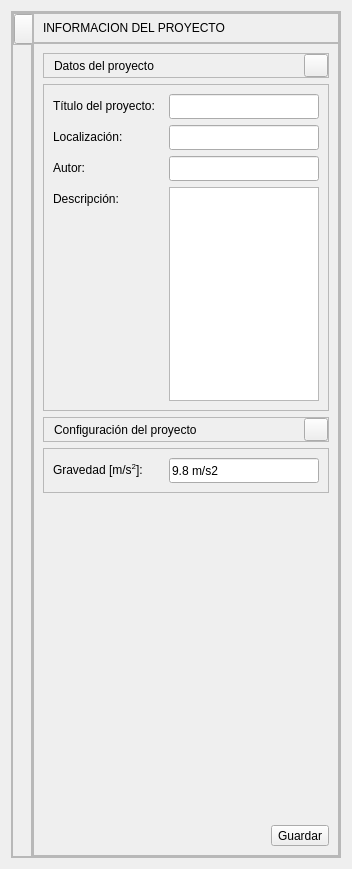
<?xml version="1.0" encoding="UTF-8"?>
<ui version="4.0">
 <class>FormDataProject</class>
 <widget class="QWidget" name="FormDataProject">
  <property name="geometry">
   <rect>
    <x>0</x>
    <y>0</y>
    <width>346</width>
    <height>869</height>
   </rect>
  </property>
  <property name="sizePolicy">
   <sizepolicy hsizetype="Fixed" vsizetype="Expanding">
    <horstretch>0</horstretch>
    <verstretch>0</verstretch>
   </sizepolicy>
  </property>
  <property name="minimumSize">
   <size>
    <width>0</width>
    <height>0</height>
   </size>
  </property>
  <property name="maximumSize">
   <size>
    <width>16777215</width>
    <height>16777215</height>
   </size>
  </property>
  <property name="windowTitle">
   <string>Form</string>
  </property>
  <property name="styleSheet">
   <string notr="true">/*Colores primarios*/
/* 
gris oscuro #222222 #333333 #444444
gris claro #999999 #DDDDDD
verde claro #C8CC8E
vinotinto #742427
*/
/*Colores secundarios */
/* 
Azules #36C9C6 #00BDB9 #77ACA2
rojos #910D3F #C70039 #F94646
naranjas #D34E24 #F28123 #F7F052
*/

/* Funetes/*

/*
italic: font: italic 9pt &quot;Ubuntu&quot;;
regular: font: 9pt &quot;Ubuntu&quot;;
light: font: 300 9pt &quot;Ubuntu&quot;;
medium: font: 500 9pt &quot;Ubuntu&quot;;
bold: font: 700 9pt &quot;Ubuntu&quot;;
*/

/*
border-top-left-radius: 5px;
border-top-right-radius: 5px;
border-top-left-radius: 5px;
border-bottom-left-radius: 5px
border: none;
padding: 2px 0px;
*/


/****************************************************************************************************************************************************/

QWidget#FormDataProject{

}

QFrame#frame_data_project{
background: #333333;
border-radius: 8px
}

/*#################################################################*/
/*####################       FRAME HIDE       ###########################*/
/*#################################################################*/

QFrame#frame_hide{
background: transparent;
border-top-left-radius: 8px;
}
QFrame#frame_hide_2{
background: #222222;
border-top-left-radius: 8px;
}

QToolButton#toolButton_hide_show{
background-color: transparent;
}



/*#################################################################*/
/*####################       FRAME DATA       ###########################*/
/*#################################################################*/


QFrame#frame_data{
background: transparent;
}

QFrame#frame_title{
background: #222222;
border-top-right-radius: 8px;

}


QLabel#label_cardDataTitle{
font: 700 9pt &quot;Ubuntu&quot;;
color: #DDDDDD;
}

QFrame#frame_DataSubTitle_1,
QFrame#frame_DataSubTitle_2{
background: #222222;
border-radius:2px;
}

QLabel#label_cardDataSubTitle_1,
QLabel#label_cardDataSubTitle_2{
font: 500 9pt &quot;Ubuntu&quot;;
color: #DDDDDD;
}

QToolButton#toolButton_cardDataSubTitle_1,
QToolButton#toolButton_cardDataSubTitle_2{
background-color: transparent;
}


QLabel#label_WDP_1,
QLabel#label_WDP_2,
QLabel#label_WDP_3,
QLabel#label_WDP_4,
QLabel#label_WDP_5{
font: 300 9pt &quot;Ubuntu&quot;;
color: #DDDDDD;
}


QLineEdit#lineEdit_WDP_1,
QLineEdit#lineEdit_WDP_2,
QLineEdit#lineEdit_WDP_3,
QLineEdit#lineEdit_WDP_5{
font: 9pt &quot;Ubuntu&quot;;
color: #DDDDDD;
background-color: #444444;
border-radius: 2px ;
padding-right: 6px;
padding-left: 6px;
}



QTextEdit#textEdit_WDP_4{
font: 9pt &quot;Ubuntu&quot;;
color: #DDDDDD;
background-color: #444444;
border-radius: 2px ;
padding-right: 6px;
padding-left: 6px;
}

/*




    QLineEdit#lineEdit_console:hover {
        border: 2px solid rgb(64, 71, 88);
    }
    QLineEdit#lineEdit_console:focus {
        border: 2px solid rgb(91, 101, 124);
    }
*/


QToolButton#toolButton_saveData{
font: 500 10pt &quot;Ubuntu&quot;;
color: #222222;
background-color: #77ACA2;

border: none;
padding: 6px 25px;
border-radius: 15px ;

}

QToolButton#toolButton_saveData:hover{

background-color: #36C9C6;
}





</string>
  </property>
  <layout class="QHBoxLayout" name="horizontalLayout_6">
   <item>
    <widget class="QFrame" name="frame_data_project">
     <property name="sizePolicy">
      <sizepolicy hsizetype="Preferred" vsizetype="Preferred">
       <horstretch>0</horstretch>
       <verstretch>0</verstretch>
      </sizepolicy>
     </property>
     <property name="frameShape">
      <enum>QFrame::StyledPanel</enum>
     </property>
     <property name="frameShadow">
      <enum>QFrame::Raised</enum>
     </property>
     <layout class="QHBoxLayout" name="horizontalLayout">
      <property name="spacing">
       <number>0</number>
      </property>
      <property name="leftMargin">
       <number>0</number>
      </property>
      <property name="topMargin">
       <number>0</number>
      </property>
      <property name="rightMargin">
       <number>0</number>
      </property>
      <property name="bottomMargin">
       <number>0</number>
      </property>
      <item>
       <widget class="QFrame" name="frame_hide">
        <property name="sizePolicy">
         <sizepolicy hsizetype="Fixed" vsizetype="Preferred">
          <horstretch>0</horstretch>
          <verstretch>0</verstretch>
         </sizepolicy>
        </property>
        <property name="minimumSize">
         <size>
          <width>20</width>
          <height>0</height>
         </size>
        </property>
        <property name="frameShape">
         <enum>QFrame::StyledPanel</enum>
        </property>
        <property name="frameShadow">
         <enum>QFrame::Raised</enum>
        </property>
        <layout class="QVBoxLayout" name="verticalLayout_2">
         <property name="spacing">
          <number>0</number>
         </property>
         <property name="leftMargin">
          <number>0</number>
         </property>
         <property name="topMargin">
          <number>0</number>
         </property>
         <property name="rightMargin">
          <number>0</number>
         </property>
         <property name="bottomMargin">
          <number>0</number>
         </property>
         <item>
          <widget class="QFrame" name="frame_hide_2">
           <property name="sizePolicy">
            <sizepolicy hsizetype="Fixed" vsizetype="Preferred">
             <horstretch>0</horstretch>
             <verstretch>0</verstretch>
            </sizepolicy>
           </property>
           <property name="minimumSize">
            <size>
             <width>20</width>
             <height>0</height>
            </size>
           </property>
           <property name="frameShape">
            <enum>QFrame::StyledPanel</enum>
           </property>
           <property name="frameShadow">
            <enum>QFrame::Raised</enum>
           </property>
           <layout class="QVBoxLayout" name="verticalLayout_4">
            <property name="spacing">
             <number>0</number>
            </property>
            <property name="leftMargin">
             <number>0</number>
            </property>
            <property name="topMargin">
             <number>0</number>
            </property>
            <property name="rightMargin">
             <number>0</number>
            </property>
            <property name="bottomMargin">
             <number>0</number>
            </property>
            <item>
             <widget class="QToolButton" name="toolButton_hide_show">
              <property name="sizePolicy">
               <sizepolicy hsizetype="Fixed" vsizetype="Maximum">
                <horstretch>0</horstretch>
                <verstretch>0</verstretch>
               </sizepolicy>
              </property>
              <property name="minimumSize">
               <size>
                <width>20</width>
                <height>30</height>
               </size>
              </property>
              <property name="maximumSize">
               <size>
                <width>20</width>
                <height>30</height>
               </size>
              </property>
              <property name="font">
               <font>
                <family>Ubuntu</family>
                <pointsize>7</pointsize>
               </font>
              </property>
              <property name="styleSheet">
               <string notr="true"/>
              </property>
              <property name="text">
               <string/>
              </property>
              <property name="icon">
               <iconset>
                <normaloff>../recursos/iconos/iconos_menu_draw_data/hide_show.svg</normaloff>../recursos/iconos/iconos_menu_draw_data/hide_show.svg</iconset>
              </property>
              <property name="iconSize">
               <size>
                <width>15</width>
                <height>15</height>
               </size>
              </property>
              <property name="toolButtonStyle">
               <enum>Qt::ToolButtonIconOnly</enum>
              </property>
             </widget>
            </item>
           </layout>
          </widget>
         </item>
         <item>
          <spacer name="verticalSpacer">
           <property name="orientation">
            <enum>Qt::Vertical</enum>
           </property>
           <property name="sizeHint" stdset="0">
            <size>
             <width>20</width>
             <height>507</height>
            </size>
           </property>
          </spacer>
         </item>
        </layout>
       </widget>
      </item>
      <item>
       <widget class="QFrame" name="frame_data">
        <property name="sizePolicy">
         <sizepolicy hsizetype="Preferred" vsizetype="Preferred">
          <horstretch>0</horstretch>
          <verstretch>0</verstretch>
         </sizepolicy>
        </property>
        <property name="frameShape">
         <enum>QFrame::StyledPanel</enum>
        </property>
        <property name="frameShadow">
         <enum>QFrame::Raised</enum>
        </property>
        <layout class="QVBoxLayout" name="verticalLayout_3">
         <property name="spacing">
          <number>0</number>
         </property>
         <property name="leftMargin">
          <number>0</number>
         </property>
         <property name="topMargin">
          <number>0</number>
         </property>
         <property name="rightMargin">
          <number>0</number>
         </property>
         <property name="bottomMargin">
          <number>0</number>
         </property>
         <item>
          <widget class="QFrame" name="frame_title">
           <property name="sizePolicy">
            <sizepolicy hsizetype="Preferred" vsizetype="Fixed">
             <horstretch>0</horstretch>
             <verstretch>0</verstretch>
            </sizepolicy>
           </property>
           <property name="minimumSize">
            <size>
             <width>0</width>
             <height>30</height>
            </size>
           </property>
           <property name="maximumSize">
            <size>
             <width>16777215</width>
             <height>30</height>
            </size>
           </property>
           <property name="frameShape">
            <enum>QFrame::StyledPanel</enum>
           </property>
           <property name="frameShadow">
            <enum>QFrame::Raised</enum>
           </property>
           <property name="lineWidth">
            <number>0</number>
           </property>
           <layout class="QHBoxLayout" name="horizontalLayout_2">
            <item>
             <widget class="QLabel" name="label_cardDataTitle">
              <property name="text">
               <string>INFORMACIÓN DEL PROYECTO</string>
              </property>
             </widget>
            </item>
            <item>
             <spacer name="horizontalSpacer">
              <property name="orientation">
               <enum>Qt::Horizontal</enum>
              </property>
              <property name="sizeHint" stdset="0">
               <size>
                <width>58</width>
                <height>7</height>
               </size>
              </property>
             </spacer>
            </item>
           </layout>
          </widget>
         </item>
         <item>
          <widget class="QFrame" name="frame_info">
           <property name="frameShape">
            <enum>QFrame::StyledPanel</enum>
           </property>
           <property name="frameShadow">
            <enum>QFrame::Raised</enum>
           </property>
           <layout class="QVBoxLayout" name="verticalLayout_5">
            <item>
             <widget class="QFrame" name="frame_DataSubTitle_1">
              <property name="frameShape">
               <enum>QFrame::StyledPanel</enum>
              </property>
              <property name="frameShadow">
               <enum>QFrame::Raised</enum>
              </property>
              <layout class="QHBoxLayout" name="horizontalLayout_4">
               <property name="spacing">
                <number>0</number>
               </property>
               <property name="leftMargin">
                <number>10</number>
               </property>
               <property name="topMargin">
                <number>0</number>
               </property>
               <property name="rightMargin">
                <number>0</number>
               </property>
               <property name="bottomMargin">
                <number>0</number>
               </property>
               <item>
                <widget class="QLabel" name="label_cardDataSubTitle_1">
                 <property name="text">
                  <string>Datos del proyecto</string>
                 </property>
                </widget>
               </item>
               <item>
                <widget class="QToolButton" name="toolButton_cardDataSubTitle_1">
                 <property name="text">
                  <string/>
                 </property>
                 <property name="icon">
                  <iconset>
                   <normaloff>../recursos/iconos/iconos_menu_draw_data/minimize.svg</normaloff>../recursos/iconos/iconos_menu_draw_data/minimize.svg</iconset>
                 </property>
                 <property name="arrowType">
                  <enum>Qt::NoArrow</enum>
                 </property>
                </widget>
               </item>
              </layout>
             </widget>
            </item>
            <item>
             <widget class="QFrame" name="frame_data_1">
              <property name="frameShape">
               <enum>QFrame::StyledPanel</enum>
              </property>
              <property name="frameShadow">
               <enum>QFrame::Raised</enum>
              </property>
              <layout class="QFormLayout" name="formLayout">
               <item row="0" column="0">
                <widget class="QLabel" name="label_WDP_1">
                 <property name="minimumSize">
                  <size>
                   <width>110</width>
                   <height>0</height>
                  </size>
                 </property>
                 <property name="text">
                  <string>Título del proyecto:</string>
                 </property>
                </widget>
               </item>
               <item row="0" column="1">
                <widget class="QLineEdit" name="lineEdit_WDP_1">
                 <property name="minimumSize">
                  <size>
                   <width>150</width>
                   <height>25</height>
                  </size>
                 </property>
                </widget>
               </item>
               <item row="1" column="0">
                <widget class="QLabel" name="label_WDP_2">
                 <property name="minimumSize">
                  <size>
                   <width>110</width>
                   <height>0</height>
                  </size>
                 </property>
                 <property name="text">
                  <string>Localización:</string>
                 </property>
                </widget>
               </item>
               <item row="1" column="1">
                <widget class="QLineEdit" name="lineEdit_WDP_3">
                 <property name="minimumSize">
                  <size>
                   <width>150</width>
                   <height>25</height>
                  </size>
                 </property>
                </widget>
               </item>
               <item row="2" column="0">
                <widget class="QLabel" name="label_WDP_3">
                 <property name="minimumSize">
                  <size>
                   <width>110</width>
                   <height>0</height>
                  </size>
                 </property>
                 <property name="text">
                  <string>Autor:</string>
                 </property>
                </widget>
               </item>
               <item row="2" column="1">
                <widget class="QLineEdit" name="lineEdit_WDP_2">
                 <property name="minimumSize">
                  <size>
                   <width>150</width>
                   <height>25</height>
                  </size>
                 </property>
                </widget>
               </item>
               <item row="3" column="0">
                <widget class="QLabel" name="label_WDP_4">
                 <property name="minimumSize">
                  <size>
                   <width>110</width>
                   <height>0</height>
                  </size>
                 </property>
                 <property name="text">
                  <string>Descripción:</string>
                 </property>
                </widget>
               </item>
               <item row="3" column="1">
                <widget class="QTextEdit" name="textEdit_WDP_4">
                 <property name="sizePolicy">
                  <sizepolicy hsizetype="Ignored" vsizetype="Expanding">
                   <horstretch>0</horstretch>
                   <verstretch>0</verstretch>
                  </sizepolicy>
                 </property>
                 <property name="minimumSize">
                  <size>
                   <width>150</width>
                   <height>75</height>
                  </size>
                 </property>
                </widget>
               </item>
              </layout>
             </widget>
            </item>
            <item>
             <widget class="QFrame" name="frame_DataSubTitle_2">
              <property name="frameShape">
               <enum>QFrame::StyledPanel</enum>
              </property>
              <property name="frameShadow">
               <enum>QFrame::Raised</enum>
              </property>
              <layout class="QHBoxLayout" name="horizontalLayout_3">
               <property name="spacing">
                <number>0</number>
               </property>
               <property name="leftMargin">
                <number>10</number>
               </property>
               <property name="topMargin">
                <number>0</number>
               </property>
               <property name="rightMargin">
                <number>0</number>
               </property>
               <property name="bottomMargin">
                <number>0</number>
               </property>
               <item>
                <widget class="QLabel" name="label_cardDataSubTitle_2">
                 <property name="text">
                  <string>Configuración del proyecto</string>
                 </property>
                </widget>
               </item>
               <item>
                <widget class="QToolButton" name="toolButton_cardDataSubTitle_2">
                 <property name="text">
                  <string/>
                 </property>
                 <property name="icon">
                  <iconset>
                   <normaloff>../recursos/iconos/iconos_menu_draw_data/minimize.svg</normaloff>../recursos/iconos/iconos_menu_draw_data/minimize.svg</iconset>
                 </property>
                 <property name="arrowType">
                  <enum>Qt::NoArrow</enum>
                 </property>
                </widget>
               </item>
              </layout>
             </widget>
            </item>
            <item>
             <widget class="QFrame" name="frame_data_2">
              <property name="frameShape">
               <enum>QFrame::StyledPanel</enum>
              </property>
              <property name="frameShadow">
               <enum>QFrame::Raised</enum>
              </property>
              <layout class="QFormLayout" name="formLayout_2">
               <item row="0" column="0">
                <widget class="QLabel" name="label_WDP_5">
                 <property name="minimumSize">
                  <size>
                   <width>110</width>
                   <height>0</height>
                  </size>
                 </property>
                 <property name="text">
                  <string>&lt;html&gt;&lt;head/&gt;&lt;body&gt;&lt;p&gt;Gravedad [m/s&lt;span style=&quot; vertical-align:super;&quot;&gt;2&lt;/span&gt;]:&lt;/p&gt;&lt;/body&gt;&lt;/html&gt;</string>
                 </property>
                </widget>
               </item>
               <item row="0" column="1">
                <widget class="QLineEdit" name="lineEdit_WDP_5">
                 <property name="minimumSize">
                  <size>
                   <width>150</width>
                   <height>25</height>
                  </size>
                 </property>
                 <property name="text">
                  <string>9.8 m/s2</string>
                 </property>
                </widget>
               </item>
              </layout>
             </widget>
            </item>
            <item>
             <spacer name="verticalSpacer_2">
              <property name="orientation">
               <enum>Qt::Vertical</enum>
              </property>
              <property name="sizeHint" stdset="0">
               <size>
                <width>20</width>
                <height>227</height>
               </size>
              </property>
             </spacer>
            </item>
            <item>
             <layout class="QHBoxLayout" name="horizontalLayout_5">
              <item>
               <spacer name="horizontalSpacer_2">
                <property name="orientation">
                 <enum>Qt::Horizontal</enum>
                </property>
                <property name="sizeHint" stdset="0">
                 <size>
                  <width>40</width>
                  <height>20</height>
                 </size>
                </property>
               </spacer>
              </item>
              <item>
               <widget class="QToolButton" name="toolButton_saveData">
                <property name="text">
                 <string>Guardar</string>
                </property>
               </widget>
              </item>
             </layout>
            </item>
           </layout>
          </widget>
         </item>
        </layout>
       </widget>
      </item>
     </layout>
    </widget>
   </item>
  </layout>
 </widget>
 <resources/>
 <connections/>
</ui>
